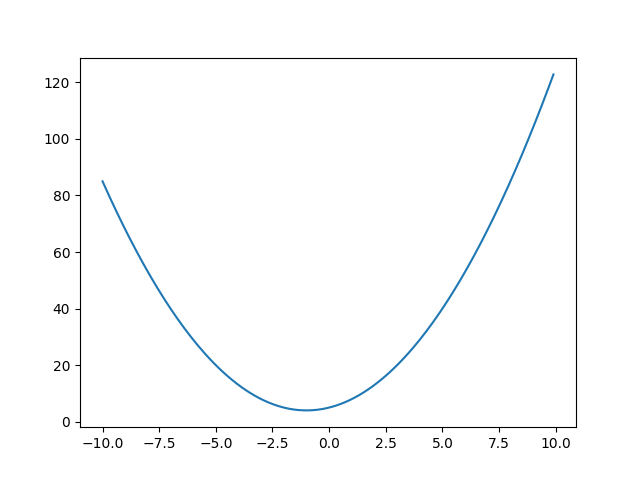

The Python source for this figure:
import matplotlib.pyplot as plt
import numpy as np


x = np.arange(-10, 10, 0.1)
# print(x)
y = x**2 + 2*x + 5
plt.plot(x,y)
plt.show()
